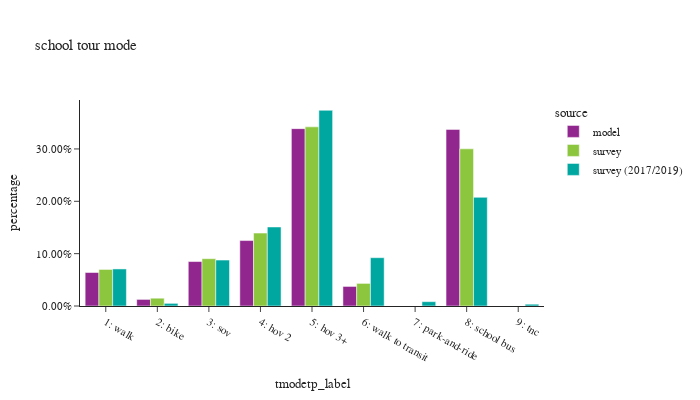

The notebook cell this image was saved under:
### Code cell
df_plot = sc_tour.groupby(['source','tmodetp_label'])['toexpfac'].sum().reset_index()
df_plot['percentage'] = df_plot.groupby(['source'], group_keys=False)['toexpfac']. \
    apply(lambda x: x / float(x.sum()))

df_plot_ct = sc_tour.groupby(['source','tmodetp_label'])['toexpfac'].count().reset_index(). \
    rename(columns={'toexpfac':'sample count'})
df_plot = df_plot.merge(df_plot_ct, on=['source','tmodetp_label'])

fig = px.bar(df_plot.sort_values(by=['source']), x="tmodetp_label", y="percentage", color="source",
             barmode="group",hover_data=['sample count'],title="school tour mode")
fig.update_layout(height=400, width=700, font=dict(size=11),
                  xaxis = dict(dtick = 1, categoryorder='category ascending'),
                  yaxis=dict(tickformat=".2%"))
fig.show()

### Figure 1 — Plotly figure (JSON) as saved in the notebook; plotly's stock layout.template omitted (floating-point values rounded to 4 significant figures)
{"data": [{"alignmentgroup": "True", "customdata": [[351], [69], [466], [686], [1859], [205], [1851]], "hovertemplate": "source=model<br>tmodetp_label=%{x}<br>percentage=%{y}<br>sample count=%{customdata[0]}<extra></extra>", "legendgroup": "model", "marker": {"color": "#91268F", "pattern": {"shape": ""}}, "name": "model", "offsetgroup": "model", "orientation": "v", "showlegend": true, "textposition": "auto", "type": "bar", "x": ["1: walk", "2: bike", "3: sov", "4: hov 2", "5: hov 3+", "6: walk to transit", "8: school bus"], "xaxis": "x", "y": [0.06397, 0.01258, 0.08493, 0.125, 0.3388, 0.03736, 0.3373], "yaxis": "y"}, {"alignmentgroup": "True", "customdata": [[156], [55], [96], [201], [26], [71], [46]], "hovertemplate": "source=survey<br>tmodetp_label=%{x}<br>percentage=%{y}<br>sample count=%{customdata[0]}<extra></extra>", "legendgroup": "survey", "marker": {"color": "#8CC63E", "pattern": {"shape": ""}}, "name": "survey", "offsetgroup": "survey", "orientation": "v", "showlegend": true, "textposition": "auto", "type": "bar", "x": ["8: school bus", "6: walk to transit", "4: hov 2", "5: hov 3+", "2: bike", "1: walk", "3: sov"], "xaxis": "x", "y": [0.3002, 0.04317, 0.1393, 0.3422, 0.0149, 0.06982, 0.0904], "yaxis": "y"}, {"alignmentgroup": "True", "customdata": [[250], [190], [37], [114], [284], [449], [288], [3], [12]], "hovertemplate": "source=survey (2017/2019)<br>tmodetp_label=%{x}<br>percentage=%{y}<br>sample count=%{customdata[0]}<extra></extra>", "legendgroup": "survey (2017/2019)", "marker": {"color": "#00A7A0", "pattern": {"shape": ""}}, "name": "survey (2017/2019)", "offsetgroup": "survey (2017/2019)", "orientation": "v", "showlegend": true, "textposition": "auto", "type": "bar", "x": ["8: school bus", "1: walk", "2: bike", "3: sov", "4: hov 2", "5: hov 3+", "6: walk to transit", "7: park-and-ride", "9: tnc"], "xaxis": "x", "y": [0.2076, 0.0708, 0.005047, 0.08779, 0.1509, 0.3738, 0.09229, 0.008288, 0.003447], "yaxis": "y"}], "layout": {"barmode": "group", "font": {"size": 11}, "height": 400, "legend": {"title": {"text": "source"}, "tracegroupgap": 0}, "title": {"text": "school tour mode"}, "width": 700, "xaxis": {"anchor": "y", "categoryorder": "category ascending", "domain": [0.0, 1.0], "dtick": 1, "title": {"text": "tmodetp_label"}}, "yaxis": {"anchor": "x", "domain": [0.0, 1.0], "tickformat": ".2%", "title": {"text": "percentage"}}}}
